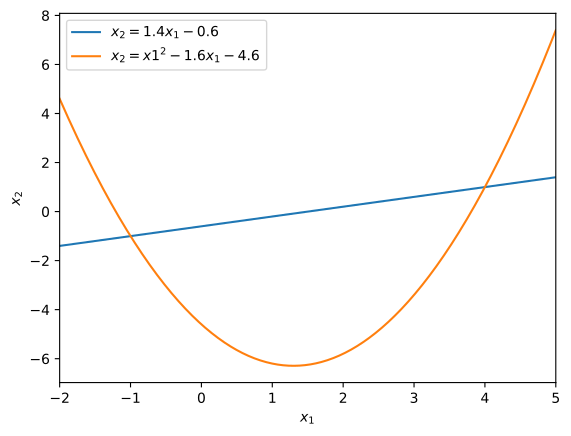

Reproduce this figure in Python.
import numpy as np
from scipy.optimize import fsolve
import matplotlib.pyplot as plt

line_func = lambda x1, x2 : 1.4*x1 - x2 - .6
parabole_func = lambda x1, x2 : x1**2 - 1.6*x1 - x2 - 4.6
system = lambda x : (line_func(*x), parabole_func(*x))

solve_guesses = ([-1, -1.5], [4, .5])

solutions = []
for solve_guess in solve_guesses:
    solutions.append(fsolve(system, solve_guess))

print(f"As solucións (x1, x2) atopadas para o sistema son:\n{solutions}")

search_precision = 6
search_sweep = np.linspace(-10, 10, 1000)
search_solutions = []
for x1_guess in search_sweep:
    guess_solution = np.round(fsolve(system, (x1_guess, 0)), search_precision)
    if not guess_solution[0] in np.ravel(search_solutions)[::2]:
        search_solutions.append(guess_solution)

print(f"As solucións (x1, x2) atopadas para o sistema coa búsqueda amplia son:\n{solutions}")

fig, ax = plt.subplots()

xlin = np.linspace(-2, 5, 1000)

ax.plot(xlin, line_func(xlin, xlin), label=r"$x_2 = 1.4 x_1 - 0.6$")
ax.plot(xlin, parabole_func(xlin, xlin), label=r"$x_2 = x1^2 - 1.6 x_1 - 4.6$")

ax.set_xlim(left=np.min(xlin), right=np.max(xlin))

ax.set_xlabel(r"$x_1$")
ax.set_ylabel(r"$x_2$")

ax.legend(loc="best")

fig.savefig("diego/day-5/line_parabole_system.pdf", bbox_inches="tight")
